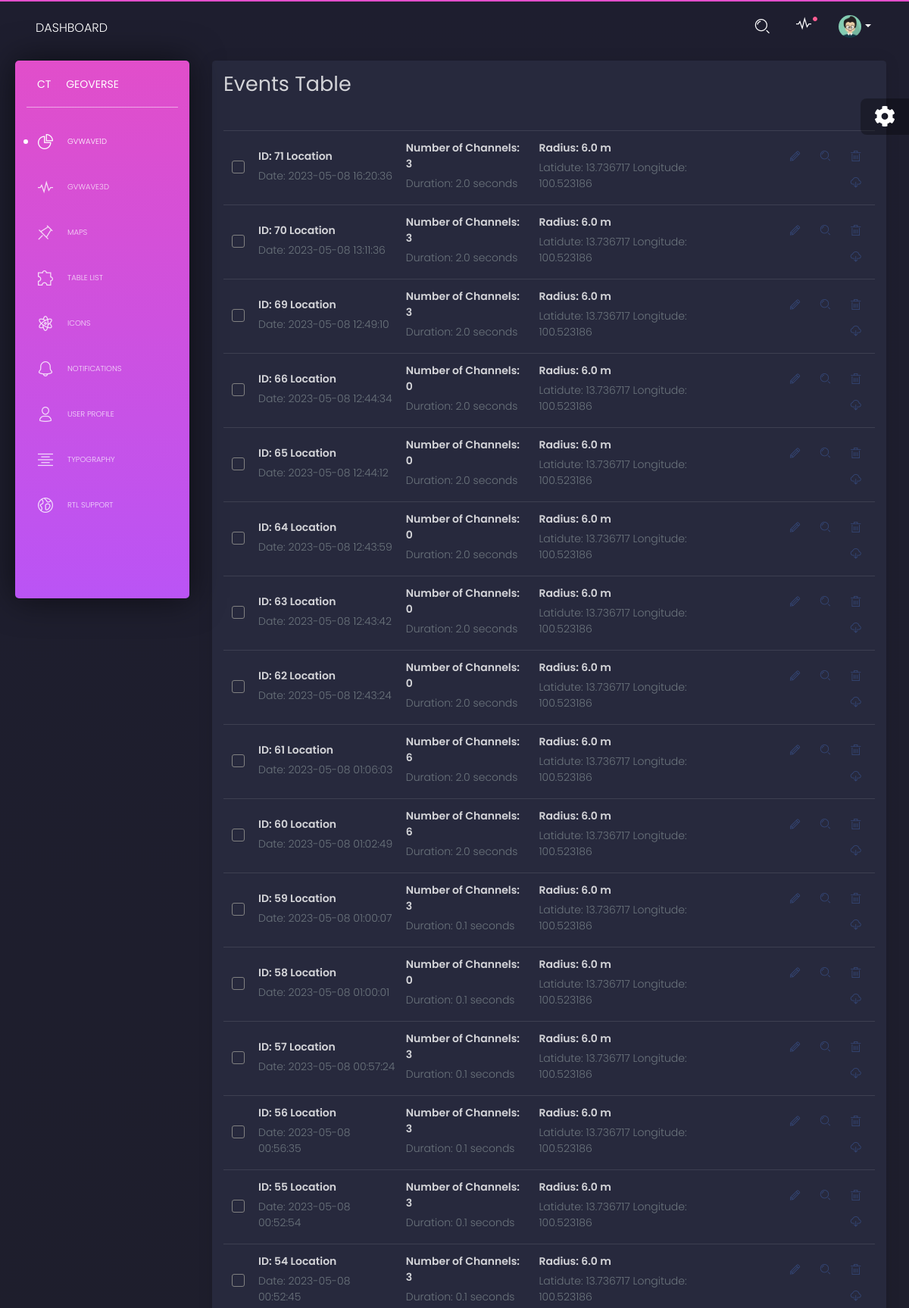
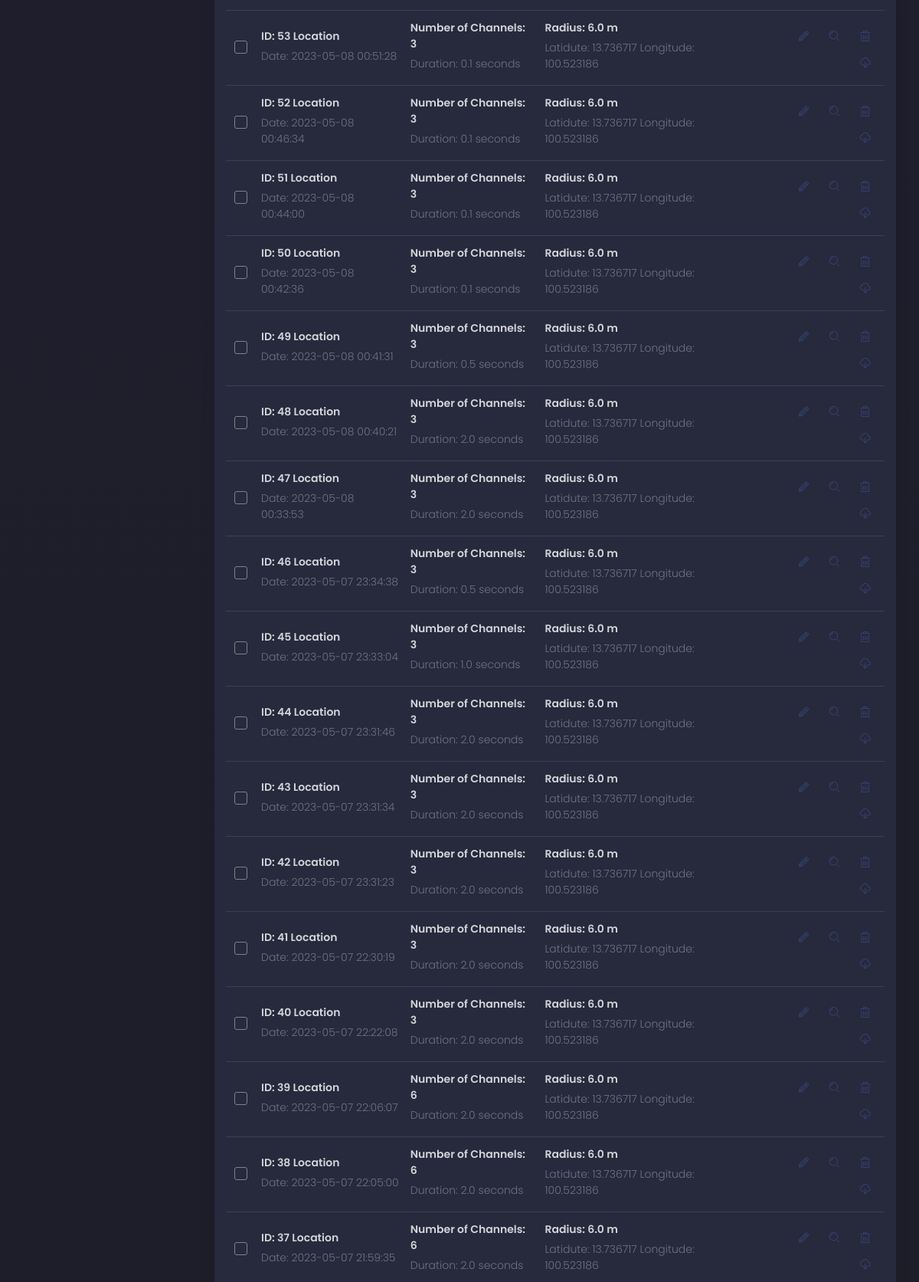
Page /tables.html (upper part) on the committed database (2 pictures, top to bottom).
### tables this page shows
CREATE TABLE adc_data (
                   id INTEGER PRIMARY KEY AUTOINCREMENT,
                   timestamp TEXT,
                   num_channels INTEGER,
                   duration REAL,
                   radius REAL,
                   latitude REAL,
                   longitude REAL,
                   location TEXT);

### main.py (the view)
@app.route('/tables.html')
def adc_data():
    conn = sqlite3.connect(DATABASE)
    cur = conn.cursor()
    cur.execute("SELECT * FROM adc_data ORDER BY timestamp DESC")
    data = cur.fetchall()
    conn.close()
    return render_template('tables.html', data=data)

### templates/tables.html (shortened to what this page needs)
{% extends 'base.html' %}
{% block content %}
      <div class="content">
        <div class="row">
            <div class="col-md-12">
                <div class="card ">
                    <div class="card-header">
                        <h2>Events Table</h2>
                    </div>
                    <div class="card-body ">
                        <div class="table-full-width table-responsive">
                            <table class="table">
                                <tbody>
                                    {% for row in data %}
                                    <tr>
                                        <td>
                                            <div class="form-check">
                                            </div>
                                        </td>
                                        <td>
                                            <p class="title">ID: {{ row[0] }}  {{ row[7] }}</p>
                                            <p class="text-muted">Date: {{ row[1] }}</p>
                                        </td>
                                        <td>
                                            <p class="title">Number of Channels: {{ row[2] }}</p>
                                            <p class="text-muted">Duration: {{ row[3] }} seconds</p>
                                        </td>
                                        <td>
                                            <p class="title">Radius: {{ row[4] }} m</p>
                                            <p class="text-muted">Latidute: {{ row[5] }} Longitude: {{ row[6] }}</p>
                                        </td>
                                        <td class="td-actions text-right">
                                            <button type="button" rel="tooltip" title="" class="btn btn-link edit-icon" data-id="{{ row[0] }}" data-original-title="Edit Task">
                                              <i class="tim-icons icon-pencil"></i>
                                          </button>
                                          <button type="button" rel="tooltip" title="" class="btn btn-link zoom-split" data-id="{{ row[0] }}" data-original-title="View Details">
                                              <i class="tim-icons icon-zoom-split"></i>
                                          </button>
                                          <button type="button" rel="tooltip" title="" class="btn btn-link delete-event" data-original-title="Delete" data-id="{{ row[0] }}">
                                            <i class="tim-icons icon-trash-simple"></i>
                                        </button>
                                        <button type="button" rel="tooltip" title="" class="btn btn-link download-event" data-original-title="Download" data-id="{{ row[0] }}" onclick="downloadWaveformData({{ row[0] }});">
                                            <i class="tim-icons icon-cloud-download-93"></i>
                                        </button>
                                      </td>
                                    </tr>
                                    {% endfor %}
                                </tbody>
                            </table>
                        </div>
                    </div>
                </div>
            </div>
        </div>
    </div>
    {% endblock %}

### templates/base.html (shortened to what this page needs)
<!DOCTYPE html>
<html lang="en">
<head>
  <link href="https://use.fontawesome.com/releases/v5.0.6/css/all.css" rel="stylesheet">
  <link href="../static/css/nucleo-icons.css" rel="stylesheet" />
  <link href="../static/css/black-dashboard.css?v=1.0.0" rel="stylesheet" />
  <link href="../static/demo/demo.css" rel="stylesheet" />
</head>
<body class="">
  <div class="wrapper">
    <div class="sidebar">
      <div class="sidebar-wrapper">
        <div class="logo">
          <a href="javascript:void(0)" class="simple-text logo-mini">
            CT
          </a>
          <a href="javascript:void(0)" class="simple-text logo-normal">
            Geoverse
          </a>
        </div>
        <ul class="nav">
          <li class="active ">
            <a href="./dashboard.html">
              <i class="tim-icons icon-chart-pie-36"></i>
              <p>gVwave1D</p>
            </a>
          </li>
          <li>
            <a href="./dashboard3D.html">
              <i class="tim-icons icon-sound-wave"></i>
              <p>gVwave3D</p>
            </a>
          </li>
          <li>
            <a href="./map.html">
              <i class="tim-icons icon-pin"></i>
              <p>Maps</p>
            </a>
            <li>
              <a href="./tables.html">
                <i class="tim-icons icon-puzzle-10"></i>
                <p>Table List</p>
              </a>
            </li>
          </li>
          <li>
            <a href="./icons.html">
              <i class="tim-icons icon-atom"></i>
              <p>Icons</p>
            </a>
          </li>
          <li>
            <a href="./notifications.html">
              <i class="tim-icons icon-bell-55"></i>
              <p>Notifications</p>
            </a>
          </li>
          <li>
            <a href="./user.html">
              <i class="tim-icons icon-single-02"></i>
              <p>User Profile</p>
            </a>
          </li>
          <li>
            <a href="./typography.html">
              <i class="tim-icons icon-align-center"></i>
              <p>Typography</p>
            </a>
          </li>
          <li>
            <a href="./rtl.html">
              <i class="tim-icons icon-world"></i>
              <p>RTL Support</p>
            </a>
          </li>
        </ul>
      </div>
    </div>
    <div class="main-panel">
      <nav class="navbar navbar-expand-lg navbar-absolute navbar-transparent">
        <div class="container-fluid">
          <div class="navbar-wrapper">
            <a class="navbar-brand" href="javascript:void(0)">Dashboard</a>
          </div>
          <div class="collapse navbar-collapse" id="navigation">
            <ul class="navbar-nav ml-auto">
              <li class="search-bar input-group">
                <button class="btn btn-link" id="search-button" data-toggle="modal" data-target="#searchModal"><i class="tim-icons icon-zoom-split" ></i>
                </button>
              </li>
              <li class="dropdown nav-item">
                <a href="javascript:void(0)" class="dropdown-toggle nav-link" data-toggle="dropdown">
                  <div class="notification d-none d-lg-block d-xl-block"></div>
                  <i class="tim-icons icon-sound-wave"></i>
                </a>
              </li>
              <li class="dropdown nav-item">
                <a href="#" class="dropdown-toggle nav-link" data-toggle="dropdown">
                  <div class="photo">
                    <img src="../static/img/anime3.png" alt="Profile Photo">
                  </div>
                  <b class="caret d-none d-lg-block d-xl-block"></b>
                </a>
              </li>
            </ul>
          </div>
        </div>
      </nav>
{% block content %}{% endblock %}
</div>
</div>
<div class="fixed-plugin">
<div class="dropdown show-dropdown">
  <a href="#" data-toggle="dropdown">
    <i class="fa fa-cog fa-2x"> </i>
  </a>
</div>
</div>
</body>
</html>

### rows in the picture
adc_data: id "71", location "Location", timestamp "2023-05-08 16:20:36", num_channels "3", duration "2.0", radius "6.0", latitude "13.736717", longitude "100.523186"
adc_data: id "70", location "Location", timestamp "2023-05-08 13:11:36", num_channels "3", duration "2.0", radius "6.0", latitude "13.736717", longitude "100.523186"
adc_data: id "69", location "Location", timestamp "2023-05-08 12:49:10", num_channels "3", duration "2.0", radius "6.0", latitude "13.736717", longitude "100.523186"
adc_data: id "66", location "Location", timestamp "2023-05-08 12:44:34", num_channels "0", duration "2.0", radius "6.0", latitude "13.736717", longitude "100.523186"
adc_data: id "65", location "Location", timestamp "2023-05-08 12:44:12", num_channels "0", duration "2.0", radius "6.0", latitude "13.736717", longitude "100.523186"
adc_data: id "64", location "Location", timestamp "2023-05-08 12:43:59", num_channels "0", duration "2.0", radius "6.0", latitude "13.736717", longitude "100.523186"
adc_data: id "63", location "Location", timestamp "2023-05-08 12:43:42", num_channels "0", duration "2.0", radius "6.0", latitude "13.736717", longitude "100.523186"
adc_data: id "62", location "Location", timestamp "2023-05-08 12:43:24", num_channels "0", duration "2.0", radius "6.0", latitude "13.736717", longitude "100.523186"
adc_data: id "61", location "Location", timestamp "2023-05-08 01:06:03", num_channels "6", duration "2.0", radius "6.0", latitude "13.736717", longitude "100.523186"
adc_data: id "60", location "Location", timestamp "2023-05-08 01:02:49", num_channels "6", duration "2.0", radius "6.0", latitude "13.736717", longitude "100.523186"
adc_data: id "59", location "Location", timestamp "2023-05-08 01:00:07", num_channels "3", duration "0.1", radius "6.0", latitude "13.736717", longitude "100.523186"
adc_data: id "58", location "Location", timestamp "2023-05-08 01:00:01", num_channels "0", duration "0.1", radius "6.0", latitude "13.736717", longitude "100.523186"
adc_data: id "57", location "Location", timestamp "2023-05-08 00:57:24", num_channels "3", duration "0.1", radius "6.0", latitude "13.736717", longitude "100.523186"
adc_data: id "56", location "Location", timestamp "2023-05-08 00:56:35", num_channels "3", duration "0.1", radius "6.0", latitude "13.736717", longitude "100.523186"
adc_data: id "55", location "Location", timestamp "2023-05-08 00:52:54", num_channels "3", duration "0.1", radius "6.0", latitude "13.736717", longitude "100.523186"
adc_data: id "54", location "Location", timestamp "2023-05-08 00:52:45", num_channels "3", duration "0.1", radius "6.0", latitude "13.736717", longitude "100.523186"
adc_data: id "53", location "Location", timestamp "2023-05-08 00:51:28", num_channels "3", duration "0.1", radius "6.0", latitude "13.736717", longitude "100.523186"
adc_data: id "52", location "Location", timestamp "2023-05-08 00:46:34", num_channels "3", duration "0.1", radius "6.0", latitude "13.736717", longitude "100.523186"
adc_data: id "51", location "Location", timestamp "2023-05-08 00:44:00", num_channels "3", duration "0.1", radius "6.0", latitude "13.736717", longitude "100.523186"
adc_data: id "50", location "Location", timestamp "2023-05-08 00:42:36", num_channels "3", duration "0.1", radius "6.0", latitude "13.736717", longitude "100.523186"
adc_data: id "49", location "Location", timestamp "2023-05-08 00:41:31", num_channels "3", duration "0.5", radius "6.0", latitude "13.736717", longitude "100.523186"
adc_data: id "48", location "Location", timestamp "2023-05-08 00:40:21", num_channels "3", duration "2.0", radius "6.0", latitude "13.736717", longitude "100.523186"
adc_data: id "47", location "Location", timestamp "2023-05-08 00:33:53", num_channels "3", duration "2.0", radius "6.0", latitude "13.736717", longitude "100.523186"
adc_data: id "46", location "Location", timestamp "2023-05-07 23:34:38", num_channels "3", duration "0.5", radius "6.0", latitude "13.736717", longitude "100.523186"
adc_data: id "45", location "Location", timestamp "2023-05-07 23:33:04", num_channels "3", duration "1.0", radius "6.0", latitude "13.736717", longitude "100.523186"
adc_data: id "44", location "Location", timestamp "2023-05-07 23:31:46", num_channels "3", duration "2.0", radius "6.0", latitude "13.736717", longitude "100.523186"
adc_data: id "43", location "Location", timestamp "2023-05-07 23:31:34", num_channels "3", duration "2.0", radius "6.0", latitude "13.736717", longitude "100.523186"
adc_data: id "42", location "Location", timestamp "2023-05-07 23:31:23", num_channels "3", duration "2.0", radius "6.0", latitude "13.736717", longitude "100.523186"
adc_data: id "41", location "Location", timestamp "2023-05-07 22:30:19", num_channels "3", duration "2.0", radius "6.0", latitude "13.736717", longitude "100.523186"
adc_data: id "40", location "Location", timestamp "2023-05-07 22:22:08", num_channels "3", duration "2.0", radius "6.0", latitude "13.736717", longitude "100.523186"
adc_data: id "39", location "Location", timestamp "2023-05-07 22:06:07", num_channels "6", duration "2.0", radius "6.0", latitude "13.736717", longitude "100.523186"
adc_data: id "38", location "Location", timestamp "2023-05-07 22:05:00", num_channels "6", duration "2.0", radius "6.0", latitude "13.736717", longitude "100.523186"
adc_data: id "37", location "Location", timestamp "2023-05-07 21:59:35", num_channels "6", duration "2.0", radius "6.0", latitude "13.736717", longitude "100.523186"
